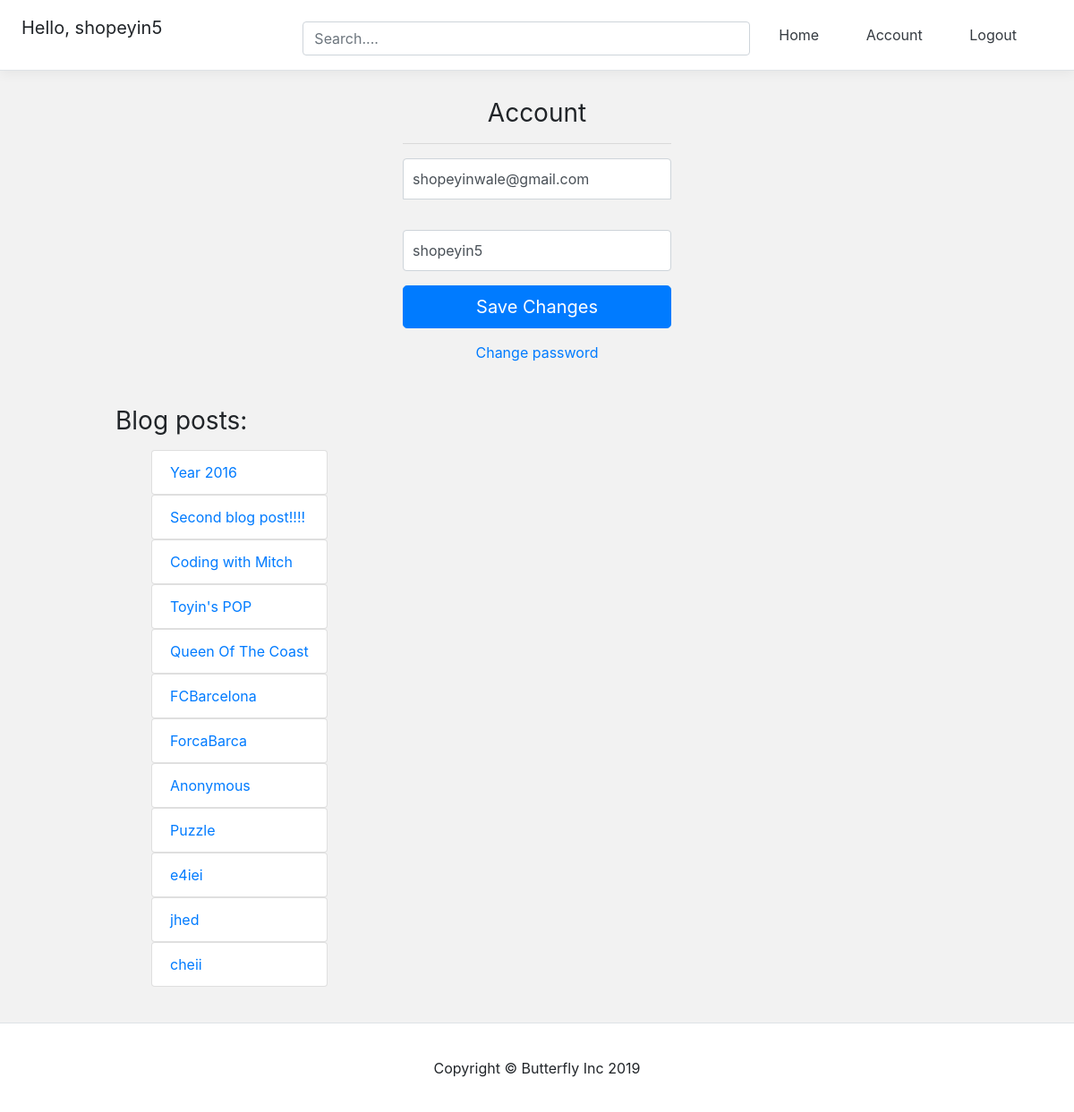
The app's page /account/ (signed in) with its own data.
### account/models.py (models this page shows, shortened)
class Account(AbstractBaseUser):
    email                       = models.EmailField(verbose_name="email", max_length=60, unique=True)
    username                    = models.CharField(max_length=30, unique=True)
    date_joined                 = models.DateTimeField(verbose_name='date joined', auto_now_add=True)
    last_login                  = models.DateTimeField(verbose_name='last login', auto_now=True)
    is_admin                    = models.BooleanField(default=False)
    is_active                   = models.BooleanField(default=True)
    is_staff                    = models.BooleanField(default=False)
    is_superuser                = models.BooleanField(default=False)
    USERNAME_FIELD = 'email'
    REQUIRED_FIELDS= ['username',]
    objects = MyAccountManager()

### blog/models.py (models this page shows)
class BlogPost(models.Model):
    title                   = models.CharField(max_length=50, null=False, blank=False)
    body                    = models.TextField(max_length=5000, null=False, blank=False)
    image                   = models.ImageField(upload_to=upload_location, null=False, blank=False)
    date_published          = models.DateTimeField(auto_now_add=True, verbose_name="date published")
    date_updated            = models.DateTimeField(auto_now=True, verbose_name="date updated")
    author                  = models.ForeignKey(settings.AUTH_USER_MODEL, on_delete=models.CASCADE)
    slug                    = models.SlugField(blank=True, unique=True)
    def __str__(self):
        return self.title

### account/views.py (the view)
# urls.py: path('account/', account_view, name="account"),
def account_view(request):
    if not request.user.is_authenticated:
        return redirect("login")
    context = {}
    if request.POST:
        form = AccountUpdateForm(request.POST, instance=request.user)
        if form.is_valid():
            form.initial = {
                    "email": request.user.email,
                    "username": request.user.username,
            }
            form.save()
            context['success_message'] = "Updated"
    else:
        form = AccountUpdateForm(
                initial = {
                    "email": request.user.email,
                    "username": request.user.username,
                }
            )
    context['account_form'] = form
    blog_posts = BlogPost.objects.filter(author=request.user)
    context['blog_posts'] = blog_posts
    return render(request, 'account/account.html', context)

### account/forms.py (shortened to what this page needs)
class AccountUpdateForm(forms.ModelForm):
    class Meta:
        model = Account
        fields = ('email', 'username')

### account/templates/account/account.html (shortened to what this page needs)
{% extends 'base.html' %}
{% block content %}
<form class="form-signin" method="POST">{% csrf_token %}
    <h1 class="h3 mb-3 font-weight-normal">Account</h1>
    <hr width="100%">
    <input type="email" name="email" id="inputEmail" class="form-control" placeholder="Email address" required autofocus value="{{account_form.initial.email}}">
    <br>
    <input type="text" name="username" id="inputPassword" class="form-control" placeholder="Username" required value="{{account_form.initial.username}}">
    <button class="btn btn-lg btn-primary btn-block" type="submit">Save Changes</button>
</form>
<div class="d-flex flex-column">
    <a class="m-auto" id="change" href="{% url 'password_change' %}">Change password</a>
</div>
<div class="container mt-4 p-4" >
    <div class="row">
        <div class="blog-posts">
            <h3 class="mb-3 font-weight-normal">Blog posts:</h3>
            {% if blog_posts %}
            <ul>
                {% for post in blog_posts %}
                    <a href="{% url 'blog:detail' post.slug %}" style="text-decoration: none;">
                        <li class="list-group-item">{{post}}</li>
                    </a>
                {% endfor %}
            </ul>
            {% else %}
            <p>You have no blog posts. Create a post <a href="{% url 'blog:create' %}">here</a></p>
            {% endif %}
        </div>
    </div>
</div>
{% endblock content %}

### templates/base.html (shortened to what this page needs)
<!DOCTYPE html>
<html lang="en">
<head>
    {% include 'snippets/header.html' %}
   </head>
 <div class="main">
    {% block content %}
    {% endblock content %}
 </div>
    {% include 'snippets/footer.html' %}
</body>
</html>

### templates/snippets/header.html (shortened to what this page needs)
<link rel="stylesheet" href="../../static/css/bootstrap.min.css">
<div class="d-flex flex-column flex-md-row align-items-center p-3 px-md-4 mb-3 bg-white border-bottom box-shadow">
    <h5 class="my-0 mr-md-auto font-weight-normal">
        {% if request.user.is_authenticated %}
        <p>Hello, {{request.user.username}}</p>
        {% endif %}
    </h5>
    <div class="search-bar mt-sm-2 mr-2">
        <form method="get">
          <input type="text" class="form-control" id="id_q" name="q" placeholder="Search....">
        </form>
    </div>
    <nav class="my-2 my-md-0 mr-md-3">
        {% if request.user.is_authenticated %}
            <a class="p-4 text-dark" href="{% url 'home' %}">Home</a>
            <a class="p-4 text-dark" href="{% url 'account' %}">Account</a>
            <a class="p-4 text-dark" href="{% url 'logout' %}">Logout</a>
        {% else %}
            <a class="p-4 text-dark" href="{% url 'home' %}">Home</a>
            <a class="p-4 text-dark" href="{% url 'login' %}">Login</a>
            <a class="btn btn-outline-primary" href="{% url 'register' %}">Register</a>
        {% endif %}
    </nav>
  </div>

### templates/snippets/footer.html (shortened to what this page needs)
<div class="d-flex flex-row align-items-center footer bg-white border-top shadow-lg" >
    <p class="m-auto">Copyright &copy Butterfly Inc 2019</p>
</div>

### templates/snippets/header.html (style rules this page uses)
@media (min-width: 768px) { html { font-size: 16px; } }
.container { max-width: 960px; }
.search-bar { max-width: 500px; width: 100%; }
.border-top { border-top: 1px solid #e5e5e5; }
.border-bottom { border-bottom: 1px solid #e5e5e5; }
.box-shadow { box-shadow: 0 .25rem .75rem rgba(0, 0, 0, .05); }

### templates/base.html (style rules this page uses)
.main { min-height: 100vh; height: 100%; }

### account/templates/account/account.html (style rules this page uses)
.form-signin { width: 100%; max-width: 330px; padding: 15px; margin: 0 auto; }
.form-signin .form-control { position: relative; box-sizing: border-box; height: auto; padding: 10px; font-size: 16px; }
.form-signin input[type="email"] { margin-bottom: 10px; border-bottom-right-radius: 0; border-bottom-left-radius: 0; }
.h3 { text-align: center }
#change { text-decoration: none; }

### templates/snippets/footer.html (style rules this page uses)
.footer { min-height: 100px; }

### records on screen
Account: user.username "shopeyin5", email "shopeyinwale@gmail.com", username "shopeyin5"
BlogPost: title "Year 2016"
BlogPost: title "Second blog post!!!!"
BlogPost: title "Coding with Mitch"
BlogPost: title "Toyin's POP"
BlogPost: title "Queen Of The Coast"
BlogPost: title "FCBarcelona"
BlogPost: title "ForcaBarca"
BlogPost: title "Anonymous"
BlogPost: title "Puzzle"
BlogPost: title "e4iei"
BlogPost: title "jhed"
BlogPost: title "cheii"
